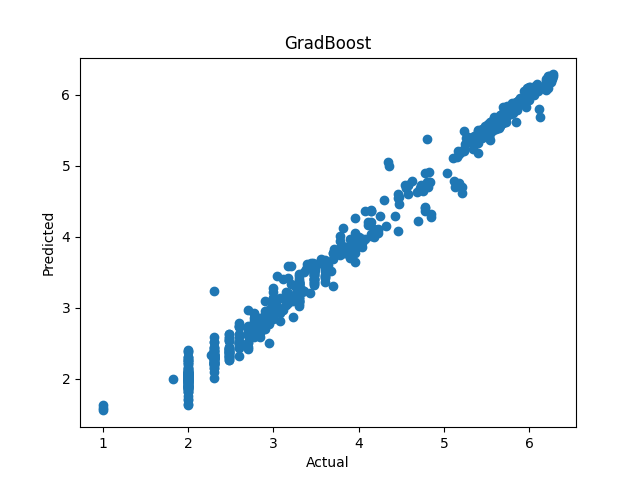

This chart was generated by the following Python code:
import pandas as pd
import numpy as np
import matplotlib.pyplot as plt
from sklearn.linear_model import LinearRegression
from sklearn.metrics import mean_squared_error
import math
from sklearn import metrics
from sklearn.metrics import r2_score
from sklearn.metrics import median_absolute_error
from sklearn.metrics import mean_squared_log_error
from sklearn.metrics import mean_squared_error
from sklearn.metrics import mean_absolute_error
from sklearn.metrics import max_error
from sklearn.metrics import explained_variance_score
import pickle
from sklearn.neighbors import KNeighborsRegressor

from sklearn import ensemble

print(chr(27) + "[2J")

df_train = pd.read_csv("X_train.csv")
df_test = pd.read_csv("X_test.csv")
y_train = pd.read_csv("Y_train.csv")
y_test = pd.read_csv("Y_test.csv")

x_train = df_train.values
x_test = df_test.values

y_train = y_train.values
y_test = y_test.values

y_train = np.log10(y_train)
y_test = np.log10(y_test)

# print(len(x_train))
# print(len(y_train))

reg = ensemble.GradientBoostingRegressor(n_estimators=800,
                                         max_depth=2,
                                         learning_rate=0.1,
                                         criterion='mse')
reg.fit(x_train, y_train)

training_accuracy = reg.score(x_train, y_train)
test_accuracy = reg.score(x_test, y_test)
rmse_train = np.sqrt(mean_squared_error(reg.predict(x_train), y_train))
rmse_test = np.sqrt(mean_squared_error(reg.predict(x_test), y_test))
print("Training Accuracy = %0.3f, Test Accuracy = %0.3f, RMSE (train) = %0.3f, RMSE (test) = %0.3f" %
      (training_accuracy, test_accuracy, rmse_train, rmse_test))

y_true = y_test
y_pred = reg.predict(x_test)

fig, ax = plt.subplots()
ax.scatter(y_test, y_pred)
plt.title('GradBoost')
plt.xlabel('Actual')
plt.ylabel('Predicted')
plt.savefig('GradBoost.png')

print("exp variance err", explained_variance_score(y_true, y_pred))
print("max error", max_error(y_true, y_pred))
print("mae", mean_absolute_error(y_true, y_pred))
print("mse", mean_squared_error(y_true, y_pred))
print("mean sq log error", mean_squared_log_error(y_true, y_pred))
print("median absolute error", median_absolute_error(y_true, y_pred))
print("r2", r2_score(y_true, y_pred))

# filename = 'GradBoost.sav'
# pickle.dump(reg, open(filename, 'wb'))

Xnew2 = [[10, 2002, 3, 0, 70000, 19.445, 28.05]]
predc = 10 ** reg.predict(Xnew2)
print(predc)
